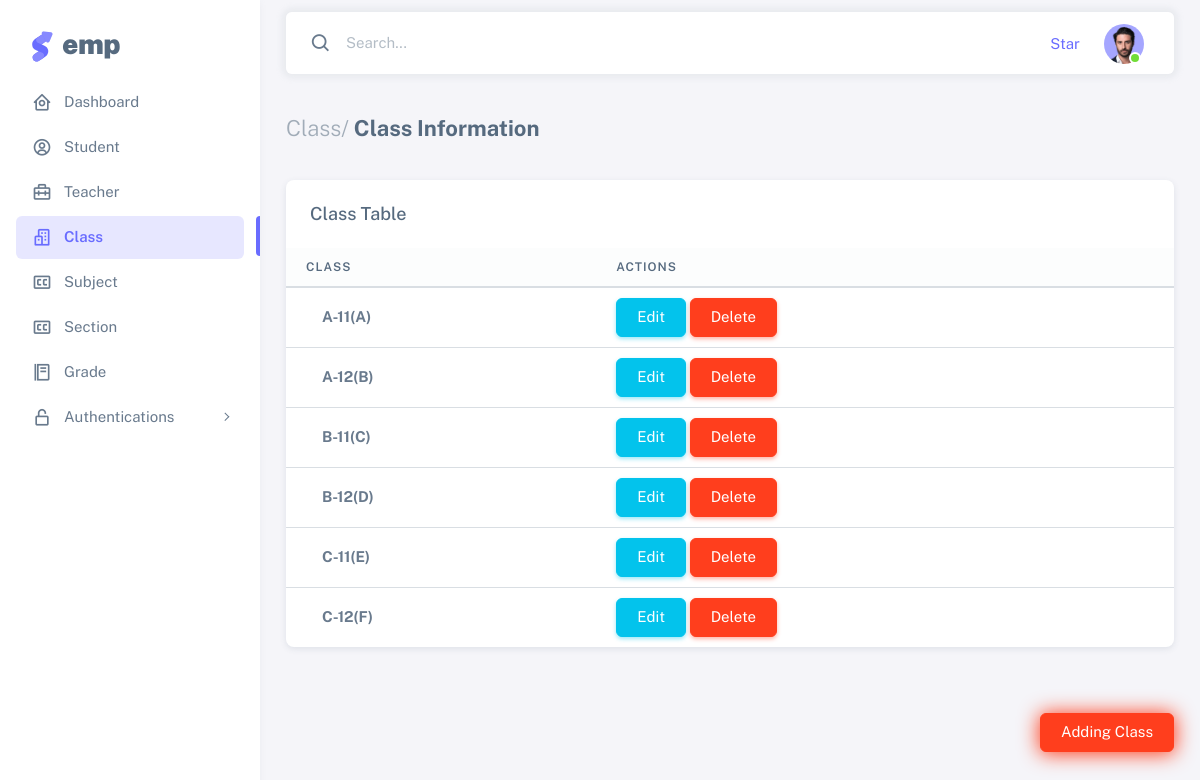
Page /classes.php (signed in) on the committed database.
### tables this page shows
CREATE TABLE IF NOT EXISTS `classes` (
  `class_id` int NOT NULL AUTO_INCREMENT,
  `grade` varchar(55) NOT NULL,
  `section` varchar(11) NOT NULL,
  PRIMARY KEY (`class_id`)
);

### html/data/classes.php (called while the page is built)
<?php
function getAllClasses($conn) {
    $sql = "SELECT * FROM classes";
    $stmt = $conn->prepare($sql);
    $stmt->execute();
    if ($stmt->rowCount() >= 1) {
      $teachers = $stmt->fetchAll();
      return $teachers;
    }else {
        return 0;
    }
}
?>

### html/classes.php (the view, shortened to what this page needs)
<?php
if (isset($_SESSION['role']) && $_SESSION['role'] == "Admin") {
  include "connection/connection_db.php";
  include 'data/classes.php';
  include 'data/grades.php';
  $objClass = getAllClasses($conn);
?>
<!DOCTYPE html>
<html
  lang="en"
  class="light-style layout-menu-fixed"
  dir="ltr"
  data-theme="theme-default"
  data-assets-path="../assets/"
  data-template="vertical-menu-template-free"
>
  <head>
    <link rel="stylesheet" href="../assets/vendor/fonts/boxicons.css" />
    <link rel="stylesheet" href="../assets/vendor/css/core.css" class="template-customizer-core-css" />
    <link rel="stylesheet" href="../assets/vendor/css/theme-default.css" class="template-customizer-theme-css" />
    <link rel="stylesheet" href="../assets/css/demo.css" />
    <link rel="stylesheet" href="../assets/vendor/libs/perfect-scrollbar/perfect-scrollbar.css" />
  </head>
  <body>
    <div class="layout-wrapper layout-content-navbar">
      <div class="layout-container">
        <aside id="layout-menu" class="layout-menu menu-vertical menu bg-menu-theme">
          <div class="app-brand demo">
            <a href="index.php" class="app-brand-link">
              <span class="app-brand-logo demo">
              </span>
              <span class="app-brand-text demo menu-text fw-bolder ms-2">emp</span>
            </a>
          </div>
          <ul class="menu-inner py-1">
            <li class="menu-item">
              <a href="index.php" class="menu-link">
                <i class="menu-icon tf-icons bx bx-home-circle"></i>
                <div data-i18n="Analytics">Dashboard</div>
              </a>
            </li>
            <li class="menu-item">
              <a href="students.php" class="menu-link">
                <i class="menu-icon tf-icons bx bx-user-circle"></i>
                <div data-i18n="Boxicons">Student</div>
              </a>
            </li>
            <li class="menu-item">
              <a href="teachers.php" class="menu-link">
                <i class="menu-icon tf-icons bx bx-briefcase-alt-2"></i>
                <div data-i18n="Boxicons">Teacher</div>
              </a>
            </li>
            <li class="menu-item active">
              <a href="classes.php" class="menu-link">
                <i class="menu-icon tf-icons bx bx-buildings"></i>
                <div data-i18n="Boxicons">Class</div>
              </a>
            </li>
            <li class="menu-item">
              <a href="subjects.php" class="menu-link">
              <i class="menu-icon tf-icons bx bx-captions"></i>
                <div data-i18n="Boxicons">Subject</div>
              </a>
            </li>
            <li class="menu-item">
              <a href="section.php" class="menu-link">
              <i class="menu-icon tf-icons bx bx-captions"></i>
                <div data-i18n="Boxicons">Section</div>
              </a>
            </li>
            <li class="menu-item">
              <a href="grades.php" class="menu-link">
                <i class="menu-icon tf-icons bx bx-food-menu"></i>
                <div data-i18n="Boxicons">Grade</div>
              </a>
            </li>
            <li class="menu-item">
              <a href="javascript:void(0);" class="menu-link menu-toggle">
                <i class="menu-icon tf-icons bx bx-lock-open-alt"></i>
                <div data-i18n="Authentications">Authentications</div>
              </a>
            </li>
          </ul>
        </aside>
        <div class="layout-page">
          <nav
            class="layout-navbar container-xxl navbar navbar-expand-xl navbar-detached align-items-center bg-navbar-theme"
            id="layout-navbar"
          >
            <div class="navbar-nav-right d-flex align-items-center" id="navbar-collapse">
              <div class="navbar-nav align-items-center">
                <div class="nav-item d-flex align-items-center">
                  <i class="bx bx-search fs-4 lh-0"></i>
                  <input
                    type="text"
                    class="form-control border-0 shadow-none"
                    placeholder="Search..."
                    aria-label="Search..."
                  />
                </div>
              </div>
              <ul class="navbar-nav flex-row align-items-center ms-auto">
                <li class="nav-item lh-1 me-3">
                  <a
                    class="github-button"
                    href="https://github.com/themeselection/sneat-html-admin-template-free"
                    data-icon="octicon-star"
                    data-size="large"
                    data-show-count="true"
                    aria-label="Star themeselection/sneat-html-admin-template-free on GitHub"
                    >Star</a
                  >
                </li>
                <li class="nav-item navbar-dropdown dropdown-user dropdown">
                  <a class="nav-link dropdown-toggle hide-arrow" href="javascript:void(0);" data-bs-toggle="dropdown">
                    <div class="avatar avatar-online">
                      <img src="../assets/img/avatars/1.png" alt class="w-px-40 h-auto rounded-circle" />
                    </div>
                  </a>
                </li>
              </ul>
            </div>
          </nav>
          <div class="content-wrapper">
            <div class="container-xxl flex-grow-1 container-p-y">
              <h4 class="fw-bold py-3 mb-4"><span class="text-muted fw-light">Class/</span> Class Information</h4>
              <div class="row">
                <div class="col-xl">
                  <div class="card mb-4">
                    <h5 class="card-header">Class Table</h5>
                    <div class="table-responsive text-nowrap">
                      <table class="table">
                        <thead class="table-light">
                          <tr>
                            <th>Class</th>
                            <th>Actions</th>
                          </tr>
                        </thead>
                        <tbody class="table-border-bottom-0">
                         <?php
                          if($objClass!= NULL){
                            foreach ($objClass as $classes) {
                          ?>
                          <tr>
                            <td><i class="fab fa-angular fa-lg text-danger me-3"></i><strong><?= strtoupper($classes['grade']) ?>(<?= strtoupper($classes['section']) ?>)</strong></td>
                            <td class="w-20">
                              <div class="buy-now">
                                <button
                                  type="button"
                                  class="btn btn-info"
                                  data-bs-toggle="modal"
                                  data-bs-target="#modalCenter"
                                  data-section="<?=$classes['section']?>"
                                  data-classid="<?=$classes['class_id']?>"
                                  onclick="fn_updateclass(this)"
                                  >Edit
                                </button>
                                <a href="req/classes-delete.php?class_id=<?= $classes['class_id'] ?>">
                                  <button
                                  type="button"
                                  class="btn btn-danger"
                                  data-bs-toggle="modal"
                                  data-bs-target="#modalCenter"
                                  >Delete
                                </button>
                                </a>
                              </div>
                            </td>
                          </tr>
                          <?php
                          }
                            }
                          ?>
                        </tbody>
                      </table>
                    </div>
                  </div>
                </div>
              </div>
            </div>
          </div>
        </div>
      </div>
      <div class="buy-now">
        <button
          type="button"
          class="btn btn-danger btn-buy-now"
          data-bs-toggle="modal"
          data-bs-target="#modalCenter"
          onclick="updateclass()"
          >Adding Class</button>
      </div>
    </div>
  </body>
</html>
<?php
} else {
  header("Location: ../html/auth-login-basic.php");
  exit;
}
?>

### assets/css/demo.css (style rules this page uses)
.menu .app-brand.demo { height: 64px; margin-top: 12px; }
.app-brand-logo.demo svg { width: 22px; height: 38px; }
.app-brand-text.demo { font-size: 1.75rem; letter-spacing: -0.5px; text-transform: lowercase; }

### rows in the picture
classes: grade "A-11", section "A"
classes: grade "A-12", section "B"
classes: grade "B-11", section "C"
classes: grade "B-12", section "D"
classes: grade "C-11", section "E"
classes: grade "C-12", section "F"
